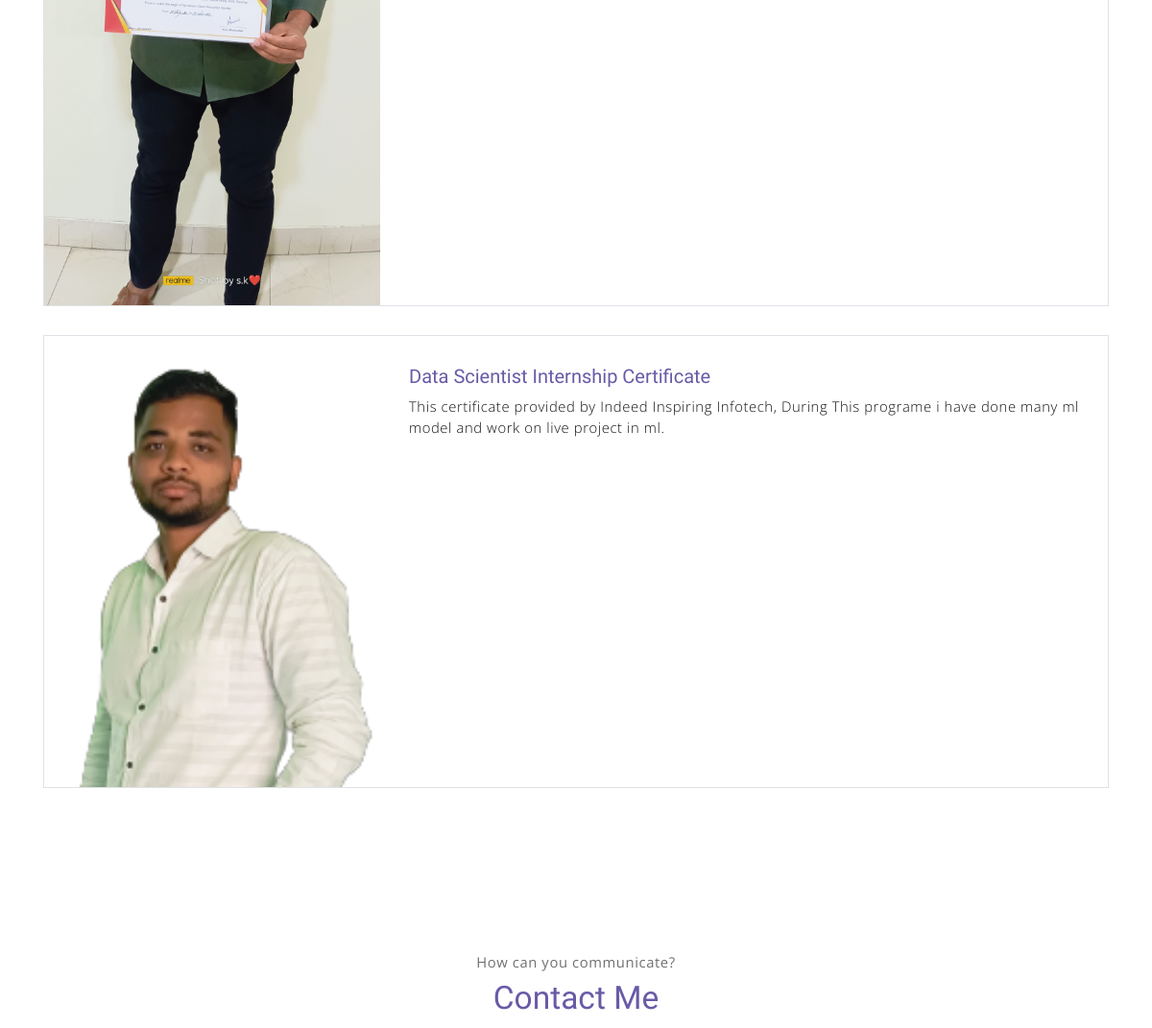
Before: / (middle part) with the older database file.
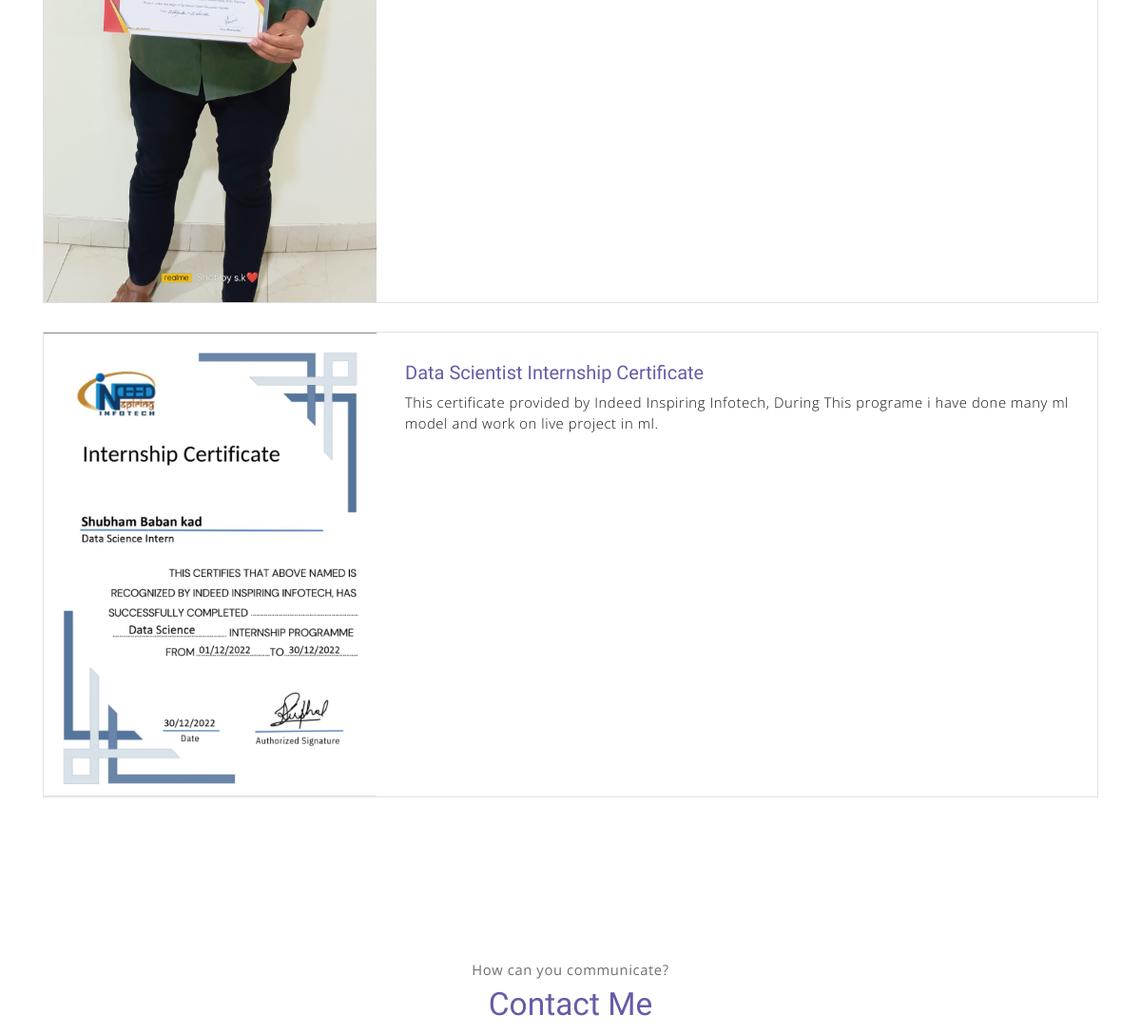
After: the same page with the newer database file.
### Portfolio_app/models.py (models this page shows)
class Certificate(models.Model):
    C_name = models.CharField(max_length=255)
    C_description = models.TextField()
    C_image = models.ImageField(upload_to='static/image')

### Portfolio_app/views.py (the view)
# urls.py: 2. Add a URL to urlpatterns:  path('', views.home, name='home')
def home(request):
        fb=Feedback.objects.all()
        cert=Certificate.objects.all()
        prjt=Projects.objects.all()
        context={
        'fb':fb,
        'cert':cert,
        'prjt':prjt,
        }
        return render(request,'base.html',context)

### Portfolio_app/templates/base.html (shortened to what this page needs)
<!DOCTYPE html>
<html lang="en">
<head>
    <link rel="stylesheet" href="static/vendors/themify-icons/css/themify-icons.css">
	<link rel="stylesheet" href="static/css/meyawo.css">
</head>
<body data-spy="scroll" data-target=".navbar" data-offset="40" id="home">
    <section class="section" id="blog">
        <div class="container text-center">
            {% for cert in cert %}
            <div class="blog-card">
                <div class="blog-card-header">
                    <img src="{{cert.C_image}}" class="blog-card-img" alt="Download free bootstrap 4 landing page, free boootstrap 4 templates, Download free bootstrap 4.1 landing page, free boootstrap 4.1.1 templates, meyawo Landing page">
                </div>
                <div class="blog-card-body">
                    <h5 class="blog-card-title">{{cert.C_name}}</h6>
                    <p>{{cert.C_description}}</p>
                </div>
            </div>
            {% endfor %}
        </div>
    </section>
    <section class="section" id="contact">
        <div class="container text-center">
            <p class="section-subtitle">How can you communicate?</p>
            <h6 class="section-title mb-5">Contact Me</h6>
        </div>
    </section>
</body>
</html>

Changed rows visible on the page:
changed Certificate "Data Scientist Internship Certificate": C_image: a different picture
